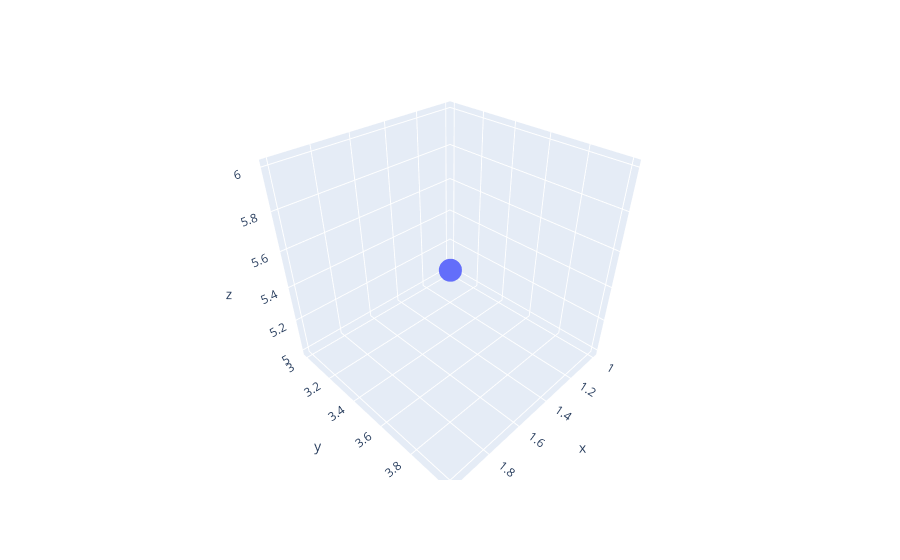

The notebook cell this image was saved under:
### Markdown cell above
Create a 3D scatter plot using Plotly:

### Code cell
import plotly.express as px
import pandas as pd

df = pd.DataFrame({'x': [1, 2], 'y': [3, 4], 'z': [5, 6]})
fig = px.scatter_3d(df, x='x', y='y', z='z')
fig.show()

### Figure 1 — Plotly figure (JSON) as saved in the notebook; plotly's stock layout.template omitted (floating-point values rounded to 4 significant figures)
{"data": [{"hovertemplate": "x=%{x}<br>y=%{y}<br>z=%{z}<extra></extra>", "legendgroup": "", "marker": {"color": "#636efa", "symbol": "circle"}, "mode": "markers", "name": "", "scene": "scene", "showlegend": false, "type": "scatter3d", "x": [1, 2], "y": [3, 4], "z": [5, 6]}], "layout": {"legend": {"tracegroupgap": 0}, "margin": {"t": 60}, "scene": {"domain": {"x": [0, 1], "y": [0, 1]}, "xaxis": {"title": {"text": "x"}}, "yaxis": {"title": {"text": "y"}}, "zaxis": {"title": {"text": "z"}}}}}
